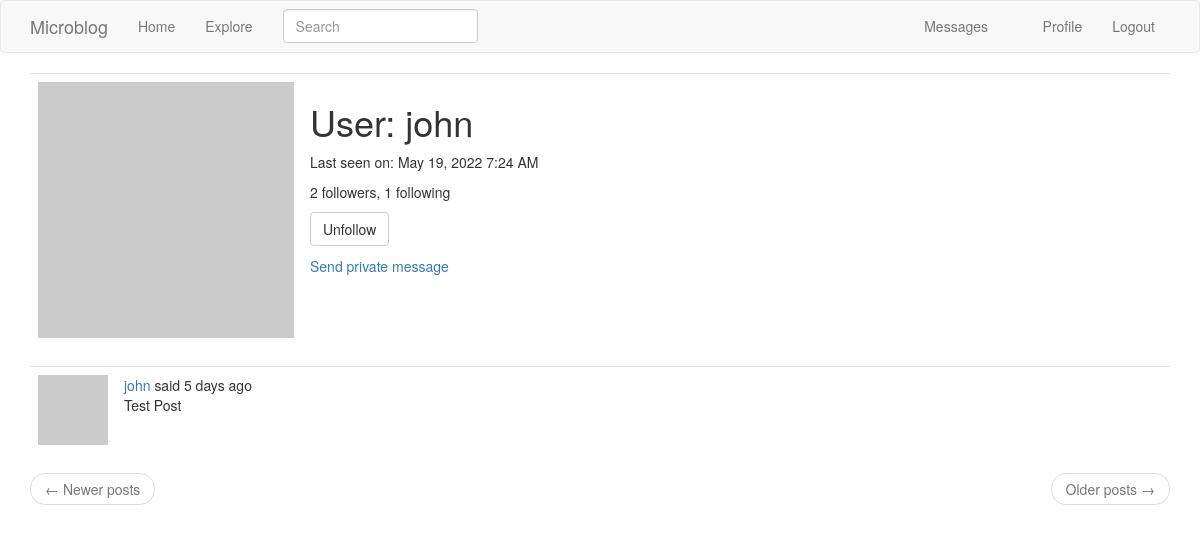
Page /user/john (signed in) on the earlier database version.
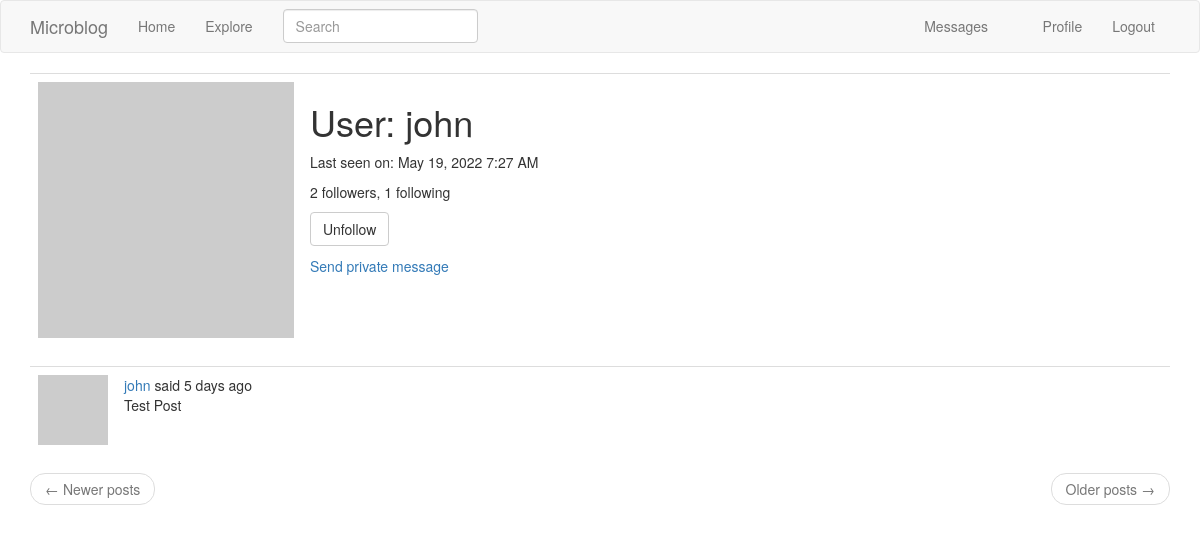
Same page on the later database version.
### app/models.py (models this page shows, shortened)
class User(UserMixin, db.Model):
    id = db.Column(db.Integer, primary_key=True)
    username = db.Column(db.String(64), index=True, unique=True)
    email = db.Column(db.String(120), index=True, unique=True)
    password_hash = db.Column(db.String(128))
    posts = db.relationship('Post', backref='author', lazy='dynamic')
    about_me = db.Column(db.String(140))
    last_seen = db.Column(db.DateTime, default=datetime.utcnow)
    followed = db.relationship(
        'User', secondary=followers,
        primaryjoin=(followers.c.follower_id == id),
        secondaryjoin=(followers.c.followed_id == id),
        backref=db.backref('followers', lazy='dynamic'), lazy='dynamic')
    messages_sent = db.relationship('Message',
                                    foreign_keys='Message.sender_id',
                                    backref='author', lazy='dynamic')
    messages_received = db.relationship('Message',
                                        foreign_keys='Message.recipient_id',
                                        backref='recipient', lazy='dynamic')
    last_message_read_time = db.Column(db.DateTime)
    notifications = db.relationship('Notification', backref='user',
                                    lazy='dynamic')
    def avatar(self, size):
        digest = md5(self.email.lower().encode('utf-8')).hexdigest()
        return 'https://www.gravatar.com/avatar/{}?d=identicon&s={}'.format(
            digest, size)
    def is_following(self, user):
        return self.followed.filter(
            followers.c.followed_id == user.id).count() > 0
    def new_messages(self):
        last_read_time = self.last_message_read_time or datetime(1900, 1, 1)
        return Message.query.filter_by(recipient=self).filter(
            Message.timestamp > last_read_time).count()

class SearchableMixin(object):
    @classmethod
    def before_commit(cls, session):
        session._changes = {
            'add': list(session.new),
            'update': list(session.dirty),
            'delete': list(session.deleted)
        }
    @classmethod
    def after_commit(cls, session):
        for obj in session._changes['add']:
            if isinstance(obj, SearchableMixin):
                add_to_index(obj.__tablename__, obj)
        for obj in session._changes['update']:
            if isinstance(obj, SearchableMixin):
                add_to_index(obj.__tablename__, obj)
        for obj in session._changes['delete']:
            if isinstance(obj, SearchableMixin):
                remove(obj.__tablename__, obj)

class Post(SearchableMixin, db.Model):
    __searchable__ = ['body']
    id = db.Column(db.Integer, primary_key=True)
    body = db.Column(db.String(140))
    timestamp = db.Column(db.DateTime, index=True, default=datetime.utcnow)
    user_id = db.Column(db.Integer, db.ForeignKey('user.id'))
    language = db.Column(db.String(5))

### app/main/routes.py (the view)
@bp.route('/user/<username>')
@login_required
def user(username):
    user = User.query.filter_by(username=username).first_or_404()
    page = request.args.get('page', 1, type=int)
    posts = user.posts.order_by(Post.timestamp.desc()).paginate(
        page, current_app.config['POSTS_PER_PAGE'], False)
    next_url = url_for('main.user', username=user.username,
                       page=posts.next_num) if posts.has_next else None
    prev_url = url_for('main.user', username=user.username,
                       page=posts.prev_num) if posts.has_prev else None
    form = EmptyForm()
    return render_template('user.html', user=user, posts=posts.items,
                           next_url=next_url, prev_url=prev_url, form=form)

### app/main/forms.py
class SearchForm(FlaskForm):
    q = StringField(_l('Search'), validators=[DataRequired()])
    def __init__(self, *args, **kwargs):
        if 'formdata' not in kwargs:
            kwargs['formdata'] = request.args
        if 'meta' not in kwargs:
            kwargs['meta'] = {'csrf': False}
        super().__init__(*args, **kwargs)

class EmptyForm(FlaskForm):
    submit = SubmitField('Submit')

### app/main/routes.py (called while the page is built)
@bp.before_app_request
def before_request():
    if current_user.is_authenticated:
        current_user.last_seen = datetime.utcnow()
        db.session.commit()
        g.search_form = SearchForm()
    g.locale = str(get_locale())

### app/models.py (called while the page is built)
@login.user_loader
def load_user(id):
    return User.query.get(int(id))

### app/templates/user.html (shortened to what this page needs)
{% extends "base.html" %}
{% block app_content %}
    <table class="table table-hover">
        <tr>
            <td width="256px">
                <img src="{{ user.avatar(256) }}"
                     alt="{{ user.username }}'s avatar"
                     height="256"
                     width="256"/>
            </td>
            <td>
                <h1>{{ _('User') }}: {{ user.username }}</h1>
                {% if user.last_seen %}
                    <p>
                        {{ _('Last seen on') }}: {{ moment(user.last_seen).format('LLL') }}
                    </p>
                {% endif %}
                <p>
                    {{ _('%(count)d followers', count=user.followers.count()) }}, {{ _('%(count)d following', count=user.followed.count()) }}
                </p>
                {% if user == current_user %}
                    <p>
                        <a href="{{ url_for('main.edit_profile') }}">{{ _('Edit your profile') }}</a>
                    </p>
                {% else %}
                    <p>
                        <form action="{{ url_for('main.unfollow', username=user.username) }}"
                              method="post">
                            {{ form.submit(value=_('Unfollow'), class_='btn btn-default') }}
                        </form>
                    </p>
                {% endif %}
                {% if user != current_user %}
                <p>
                    <a href="{{ url_for('main.send_message',
                                        recipient=user.username) }}">
                        {{ _('Send private message') }}
                    </a>
                </p>
                {% endif %}
            </td>
        </tr>
    </table>
    {% for post in posts %}
        {% include '_post.html' %}
    {% endfor %}
    {% include "_page_nav.html" %}
{% endblock app_content %}

### app/templates/base.html (shortened to what this page needs)
{% extends 'bootstrap/base.html' %}
{% block navbar %}
    <nav class="navbar navbar-default">
        <div class="container">
            <div class="navbar-header">
                <a class="navbar-brand" href="{{ url_for('main.index') }}">Microblog</a>
            </div>
            <div class="collapse navbar-collapse" id="bs-example-navbar-collapse-1">
                <ul class="nav navbar-nav">
                    <li>
                        <a href="{{ url_for('main.index') }}">{{ _('Home') }}</a>
                    </li>
                    <li>
                        <a href="{{ url_for('main.explore') }}">{{ _('Explore') }}</a>
                    </li>
                </ul>
                <ul class="nav navbar-nav navbar-right">
                    {% if current_user.is_anonymous %}
                        <li>
                            <a href="{{ url_for('auth.login') }}">{{ _('Login') }}</a>
                        </li>
                    {% else %}
                        <li>
                            <a href="{{ url_for('main.messages') }}">
                                {{ _('Messages') }}
                                {% set new_messages = current_user.new_messages() %}
                            </a>
                        </li>
                        <li>
                            <a href="{{ url_for('main.user', username=current_user.username) }}">{{ _('Profile') }}</a>
                        </li>
                        <li>
                            <a href="{{ url_for('auth.logout') }}">{{ _('Logout') }}</a>
                        </li>
                    {% endif %}
                </ul>
                {% if g.search_form %}
                <form
                    class="navbar-form navbar-left"
                    method="get"
                    action="{{ url_for('main.search') }}">
                    <div class="form-group">
                        {{ g.search_form.q(size=20, class="form-control",
                            placeholder=g.search_form.q.label.text) }}
                    </div>
                </form>
                {% endif %}
            </div>
        </div>
    </nav>
{% endblock navbar %}
{% block content %}
    <div class="container">
        {% block app_content %}{% endblock app_content %}
    </div>
{% endblock content %}

### app/templates/_post.html (shortened to what this page needs)
<table class="table table-hover">
    <tr>
        <td width="70px">
            <a href="{{ url_for('main.user', username=post.author.username) }}">
                <img src="{{ post.author.avatar(70) }}"
                     alt="{{ post.author.username }}'s avatar"
                     height="70"
                     width="70"/>
            </a>
        </td>
        <td>
        {{ _('%(username)s said %(when)s',
        username=user_link, when=moment(post.timestamp).fromNow()) }}
        <br />
        <span id="post{{ post.id }}">{{ post.body }}</span>
    </td>
</tr>
</table>

### app/templates/_page_nav.html
<nav aria-label="...">
    <ul class="pager">
        <li class="previous{% if not prev_url %} disabled{% endif %}">
            <a href="{{ prev_url or '#' }}">
                <span aria-hidden="true">&larr;</span> {{ _('Newer posts') }}
            </a>
        </li>
        <li class="next{% if not next_url %} disabled{% endif %}">
            <a href="{{ next_url or '#' }}">
                {{ _('Older posts') }} <span aria-hidden="true">&rarr;</span>
            </a>
        </li>
    </ul>
</nav>

Differences in the rows shown:
changed User "john": last_seen "May 19, 2022 7:24 AM" → "May 19, 2022 7:27 AM"
